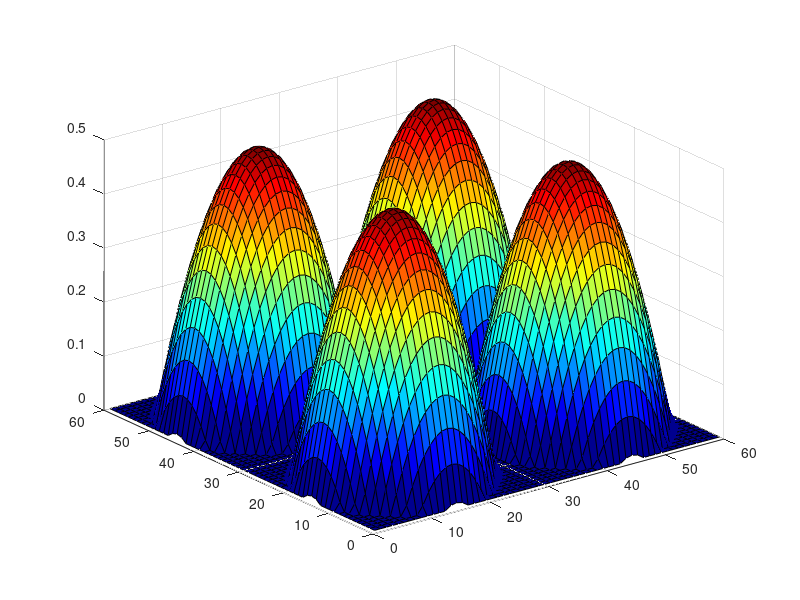

Write MATLAB code to recreate this figure.
%creació de la figura
[x, y] = meshgrid(-14:1:15);
za = -(x.^2+y.^2)/400 + 0.5;

%concatenació
[x2, y2] = meshgrid(1:1:60);
z = [za za; za za];

%pintem el plot
z(z<0)=0;
colormap jet;
surf(x2,y2,z);



